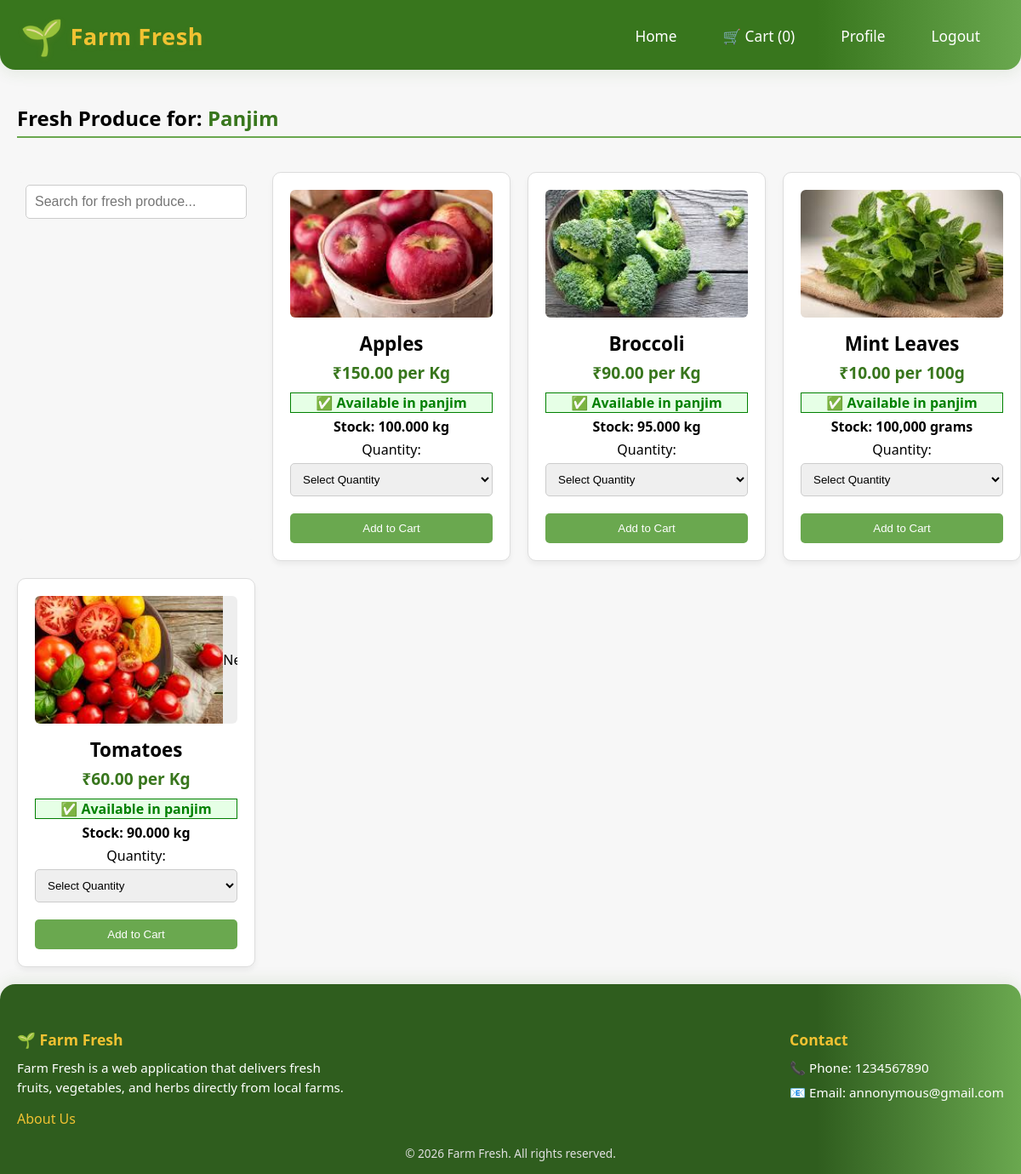
The page /home.php (signed in) on the database its author committed.
### tables this page shows
CREATE TABLE `products` (
  `id` int(11) NOT NULL AUTO_INCREMENT,
  `name` varchar(100) NOT NULL,
  `category` enum('fruit','vegetable','herb') NOT NULL,
  `price_per_unit` decimal(10,2) NOT NULL,
  `unit_type` enum('kg','g') NOT NULL,
  `image_path` varchar(255) DEFAULT 'placeholders/default.png',
  `is_available` tinyint(1) DEFAULT 1,
  `stock_quantity` int(11) DEFAULT 100,
  `available_margao` tinyint(1) DEFAULT 1,
  `available_panjim` tinyint(1) DEFAULT 1,
  `available_vasco` tinyint(1) DEFAULT 1,
  PRIMARY KEY (`id`)
);

### home.php (the view, shortened to what this page needs)
<?php
require_once __DIR__ . '/includes/db_connect.php';
$products_result = $conn->query("SELECT id, name, category, price_per_unit, unit_type, image_path, stock_quantity, available_margao, available_panjim, available_vasco FROM products WHERE is_available = 1");
$products = $products_result ? $products_result->fetch_all(MYSQLI_ASSOC) : [];
?>
<!DOCTYPE html>
<html lang="en">
<head>
    <link rel="stylesheet" href="style.css">
</head>
<body>
    <?php include 'includes/header_nav.php';  ?>
    <div class="container product-grid">
        <?php if (isset($_SESSION['location'])): ?>
            <h2 class="location-header">Fresh Produce for: <span class="location-tag"><?php echo htmlspecialchars($_SESSION['location']); ?></span></h2>
        <?php else: ?>
            <h2 class="location-header">Fresh Produce <span class="location-tag" style="font-size:0.8em;font-weight:400;">(Login to check availability)</span></h2>
        <?php endif; ?>
        <div class="search-bar-container">
            <input type="text" id="product-search" placeholder="Search for fresh produce..." class="search-input">
        </div>
        <?php foreach ($products as $product): ?>
            <?php
            $is_logged_in = isset($_SESSION['user_id']);
            $is_available_at_location = false;
            $stock_qty = $product['stock_quantity'];
            $is_in_stock = $stock_qty > 0;
            if ($is_logged_in) {
                $user_location_col = 'available_' . strtolower($_SESSION['location']);
                $is_available_at_location = $product[$user_location_col];
            }
            $can_add_to_cart = $is_logged_in && $is_available_at_location && $is_in_stock;
            $initial_visibility_class = 'is-unavailable';
            if ($is_logged_in && $is_available_at_location && $is_in_stock) {
                $initial_visibility_class = 'is-available';
            }
            $price_unit_display = $product['unit_type'] == 'kg' ? 'Kg' : '100g';
            $stock_unit_display = $product['unit_type'] == 'kg' ? 'kg' : 'grams';
            $stock_display_qty = $product['unit_type'] == 'kg' ? $stock_qty : $stock_qty * 1000;
            ?>
            <div class="product-card <?php echo $initial_visibility_class; ?>"
                data-name="<?php echo strtolower($product['name']); ?>"
                data-category="<?php echo $product['category']; ?>"
                data-unit="<?php echo $product['unit_type']; ?>">
                <div class="product-image-container">
                    <img src="<?php echo $product['image_path']; ?>" alt="<?php echo $product['name']; ?>">
                    <?php if ($product['id'] > (count($products) - 3)): ?>
                        <span class="product-flag new">New</span>
                    <?php endif; ?>
                </div>
                <h3><?php echo $product['name']; ?></h3>
                <div class="price">₹<?php echo $product['price_per_unit']; ?> <span class="unit">per <?php echo $price_unit_display; ?></span></div>
                <div class="availability-status">
                    <?php if (!$is_logged_in): ?>
                        <p class="error">Log in to check availability!</p>
                    <?php elseif (!$is_available_at_location): ?>
                        <p class="error">❌ Not available in <?php echo htmlspecialchars($_SESSION['location']); ?></p>
                    <?php elseif (!$is_in_stock): ?>
                        <p class="error">🔴 Out of Stock!</p>
                    <?php else: ?>
                        <p class="success">✅ Available in <?php echo htmlspecialchars($_SESSION['location']); ?></p>
                        <p class="stock">Stock: <b><?php echo number_format($stock_display_qty, $product['unit_type'] == 'kg' ? 3 : 0); ?></b> <?php echo $stock_unit_display; ?></p>
                    <?php endif; ?>
                </div>
                <form method="POST" action="home.php">
                    <label for="qty-<?php echo $product['id']; ?>">Quantity:</label>
                    <select id="qty-<?php echo $product['id']; ?>" name="quantity" class="quantity-select" required></select>
                    <button type="submit" class="btn-add-to-cart" <?php echo $can_add_to_cart ? '' : 'disabled'; ?>>
                        <?php echo $can_add_to_cart ? 'Add to Cart' : 'Not Available'; ?>
                    </button>
                </form>
            </div>
        <?php endforeach; ?>
    </div>
    <?php include 'footer.php'; ?>
</body>
</html>

### style.css (style rules this page uses)
html, body { height: 100%; }
body { display: flex; flex-direction: column; }
:root { --primary-green: #38761d; --secondary-green: #6aa84f; --accent-color: #ffd966; --background-light: #f7f7f7; --error-red: #cc0000; --success-green: #008000; --button-edit: #f1c40f; --button-edit-hover: #d3a80c; }
body { font-family: 'Segoe UI', Tahoma, Geneva, Verdana, sans-serif; background-color: var(--background-light); margin: 0; padding: 0; }
.container { max-width: 1200px; margin: 20px auto; padding: 0 20px; }
.product-grid { display: grid; grid-template-columns: repeat(auto-fit, minmax(280px, 1fr)); gap: 20px; }
.location-header { grid-column: 1 / -1; font-size: 1.5em; margin-bottom: 20px; padding-bottom: 5px; border-bottom: 2px solid var(--secondary-green); }
.location-tag { color: var(--primary-green); font-weight: bold; text-transform: capitalize; }
.product-card, .form-card { background-color: white; border: 1px solid #ddd; border-radius: 10px; padding: 20px; box-shadow: 0 4px 6px rgba(0,0,0,0.05); }
.product-card { text-align: center; }
.product-image-container { height: 150px; overflow: hidden; margin-bottom: 15px; border-radius: 6px; background-color: #eee; display: flex; align-items: center; justify-content: center; }
.product-image-container img { width: 100%; height: 100%; object-fit: cover; }
.price { font-size: 1.2em; color: var(--primary-green); font-weight: bold; }
.availability-status p { margin: 5px 0; font-weight: bold; }
button, input[type="submit"] { background-color: var(--secondary-green); color: white; border: none; padding: 10px 15px; border-radius: 5px; cursor: pointer; margin-top: 10px; transition: background-color 0.3s; width: 100%; }
input[type="text"]:not(.auth-container input), input[type="password"]:not(.auth-container input), input[type="email"]:not(.auth-container input), input[type="number"], select { width: 100%; padding: 10px; margin: 5px 0 10px; border: 1px solid #ccc; border-radius: 5px; box-sizing: border-box; }
.success { background-color: #e6ffe6; border: 1px solid var(--success-green); color: var(--success-green); }

### home.php (style rules this page uses)
.search-bar-container { margin-bottom: 25px; padding: 10px; background-color: #f7f7f7; border-radius: 6px; }
.search-input { width: 100%; padding: 12px 15px; border: 1px solid #ccc; border-radius: 4px; font-size: 16px; }
.product-grid { display: grid; grid-template-columns: repeat(auto-fill, minmax(280px, 1fr)); gap: 20px; }
.product-image-container img { width: 100%; height: 200px; object-fit: cover; border-radius: 6px; margin-bottom: 10px; }
.product-card h3 { margin-top: 0; margin-bottom: 5px; font-size: 1.4em; }
.product-card .price { font-weight: bold; color: var(--primary-color); margin-bottom: 10px; }

### header_nav.php (style rules this page uses)
:root { --primary-color: #38761d; --secondary-green: #6aa84f; --text-color: #333; --nav-text-color: #ffffff; --logo-color: #f1c232; --bg-color: #f4f4f4; }

### rows shown on the page
products: image_path (picture), name "Apples", price_per_unit "150.00", unit_type "Kg", stock_display_qty "100.000", unit_type "kg", quantity "Select Quantity", available_panjim "Add to Cart"
products: image_path (picture), name "Broccoli", price_per_unit "90.00", unit_type "Kg", stock_display_qty "95.000", unit_type "kg", quantity "Select Quantity", available_panjim "Add to Cart"
products: image_path (picture), name "Mint Leaves", price_per_unit "10.00", unit_type "100g", stock_display_qty "100,000", unit_type "grams", quantity "Select Quantity", available_panjim "Add to Cart"
products: image_path (picture), shows "New", name "Tomatoes", price_per_unit "60.00", unit_type "Kg", stock_display_qty "90.000", unit_type "kg", quantity "Select Quantity", available_panjim "Add to Cart"

### other values the page prints
$cart_count "0"
$_SESSION['location'] "Panjim"
